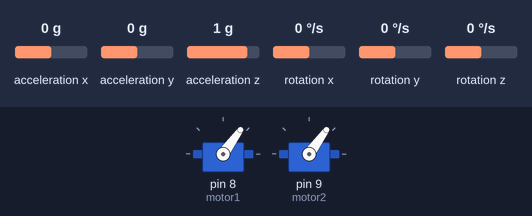
Recording of a sketch running on a simulated Arduino Uno, built with avr-gcc and run on an emulated ATmega328P. On the bench: 2 × servo. Wiring (inferred from the names in the program): MPU-6050 motion sensor at I2C address 0x68. The test bench sets the inputs (shaded band); at power-on: acceleration y 0 g, acceleration z 1 g, rotation x 0 °/s, acceleration x 0 g, rotation y 0 °/s, rotation z 0 °/s. What the sketch prints to the serial monitor is not drawn.

Above: at 1.2 s.
1.3 s: acceleration y set to -1.4 g
At 2.97 s:
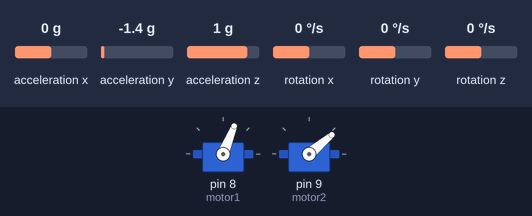
4.3 s: acceleration z set to 0 g
7.3 s: rotation x set to -192 °/s
At 7.8 s:
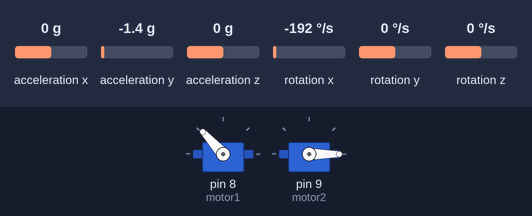
At 9.38 s:
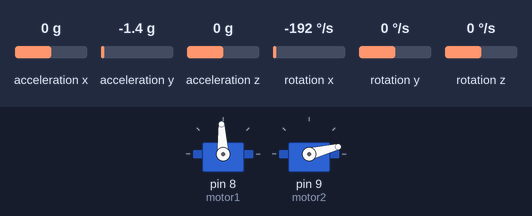
10.3 s: acceleration y set to 0.8 g
Timing chart, 0 to 23.2 s (numbered marks = the images above; inputs shaded):
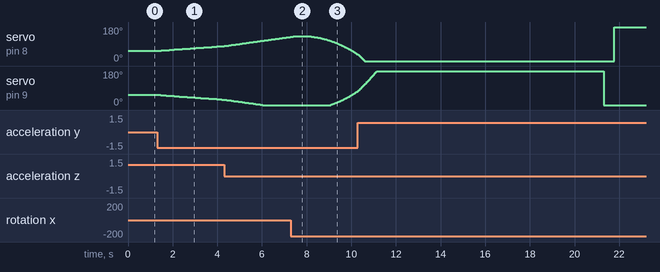

Measured:
- after the input at 1.3 s, servo on pin 8 (motor1): moves from 54° to 79° over 2.9 s, starting after 0.07 s; servo on pin 9 (motor2): moves from 54° to 29° over 2.8 s, starting after 0.06 s
- after the input at 7.3 s, servo on pin 9 (motor2): moves from 0° to 73° over 1.2 s, starting after 1.8 s

The sketch:

I2c_self.ino
```cpp
#include<Wire.h>
#include<Servo.h>
const int MPU_addr = 0x68; // I2C address of the MPU-6050
double AcX, AcY, AcZ, Temp, GyroX, GyroY, GyroZ;
double AcX_prev, AcY_prev, AcZ_prev, GyroX_prev = 0, GyroY_prev, GyroZ_prev ;
double acc_pitch, acc_roll, pitch, roll;
double delta_roll, delta_pitch;
double alpha = 0.992;
double gyro_pitch, pitch_error, roll_error, error_tolerance = 90;
double gyro_roll;
int motor1_output,motor2_output;
float current_time, prev_time = 0, elapsed = 0;
float kp = 5,ki=0.02,kd = 0;
float pid_p,pid_i,pid_d;
float pid_roll,pid_pitch;
float rollError,pitchError,previous_rollError,previous_pitchError;
float target_angle = 0;
Servo motor1;
Servo motor2;
void setup() {
  pid_p,pid_i,pid_d=0;
  rollError,pitchError,previous_rollError,previous_pitchError=0;
  Wire.begin();
  Wire.beginTransmission(MPU_addr);
  Wire.write(0x19);
  Wire.write(0);
  Wire.write(0x6B); // PWR_MGMT_1 register
  Wire.write(0); // set to zero (wakes up the MPU-6050)
  Wire.endTransmission(true);
  motor1.attach(8);
  motor2.attach(9);
  Serial.begin(115200);
  motor1.writeMicroseconds(1000);
  motor2.writeMicroseconds(1000);
}
void loop() {
  Wire.beginTransmission(MPU_addr);
  Wire.write(0x3B); // starting with register 0x3B (ACCEL_XOUT_H)
  Wire.endTransmission(false);
  current_time = millis();
  elapsed = current_time - prev_time;
  Wire.requestFrom(MPU_addr, 14, true); // request a total of 14 registers
  AcX = Wire.read() << 8 | Wire.read(); // 0x3B (ACCEL_XOUT_H) & 0x3C (ACCEL_XOUT_L)
  AcY = Wire.read() << 8 | Wire.read(); // 0x3D (ACCEL_YOUT_H) & 0x3E (ACCEL_YOUT_L)
  AcZ = Wire.read() << 8 | Wire.read(); // 0x3F (ACCEL_ZOUT_H) & 0x40 (ACCEL_ZOUT_L)

  Temp = Wire.read() << 8 | Wire.read();
  GyroX = Wire.read() << 8 | Wire.read();
  GyroY = Wire.read() << 8 | Wire.read();
  GyroZ = Wire.read() << 8 | Wire.read();
  AcX = (AcX / pow(2, 15)) * 16 * 9.807;
  AcY = (AcY / pow(2, 15)) * 16 * 9.807;
  AcZ = (AcZ / pow(2, 15)) * 16 * 9.807;
  GyroX = (GyroX / pow(2, 15)) * 400;
  GyroY = (GyroY / pow(2, 15)) * 400;
  GyroZ = (GyroZ / pow(2, 15)) * 400;
  acc_pitch = (atan(AcX / AcZ) * 180 / 3.14159265359);
  acc_roll = (atan(AcY / AcZ) * 180 / 3.14159265359);
  delta_pitch = (0.5 * (0.0025 * (GyroY_prev + GyroY)) * -1);
  delta_roll = 0.5 * (0.0025 * (GyroX_prev + GyroX));
  pitch = ((delta_pitch + pitch) * alpha) + (acc_pitch * (1 - alpha)) * -1;
  roll = ((delta_roll + roll) * alpha) + (acc_roll * (1 - alpha));
  gyro_pitch = gyro_pitch + delta_pitch;
  gyro_roll = gyro_roll + delta_roll;
  Serial.print(roll);
  Serial.print("\t");
  Serial.print(pitch);


  pitch_error = gyro_pitch - pitch;
  roll_error = gyro_roll - roll;
  /*
    if (pitch_error>error_tolerance||pitch_error<-error_tolerance){
    gyro_pitch = pitch;
    delta_pitch = 0;
    }
    if (roll_error>error_tolerance||roll_error<-error_tolerance){
    gyro_roll = roll;
    delta_roll = 0;
    }
  */
  GyroX_prev = GyroX;
  GyroY_prev = GyroY;
  GyroZ_prev = GyroZ;
  prev_time = current_time;
  //delay(1);

  //Roll PID calculations
  rollError = roll-target_angle;
  pid_p = kp*roll_error;
  pid_i = pid_i + (ki*roll_error);
  pid_d = kd*((roll_error - previous_rollError)/elapsed);
  pid_roll = pid_p + pid_i + pid_d;
  previous_rollError = roll_error;

  //pitch_pid
  pitch_error = pitch - target_angle;
  pid_p = kp*pitch_error;
  pid_i = pid_i + (ki*roll_error);
  pid_d = kd*((roll_error - previous_rollError)/elapsed);
  pid_pitch = pid_p + pid_i + pid_d;
  previous_pitchError = pitch_error;
  Serial.print("\t");
  Serial.print(pid_roll);
  Serial.print("\t");
  Serial.print(pid_pitch);
  motor1_output = map(pid_roll,0,2000,1100,1500);
  motor2_output = map(pid_roll,0,-2000,1100,1500);
  Serial.print("\t");
  Serial.print(motor1_output);
  Serial.print("\t");
  Serial.println(motor2_output);
  motor1.writeMicroseconds(motor1_output);
  motor2.writeMicroseconds(motor2_output);
}
```
